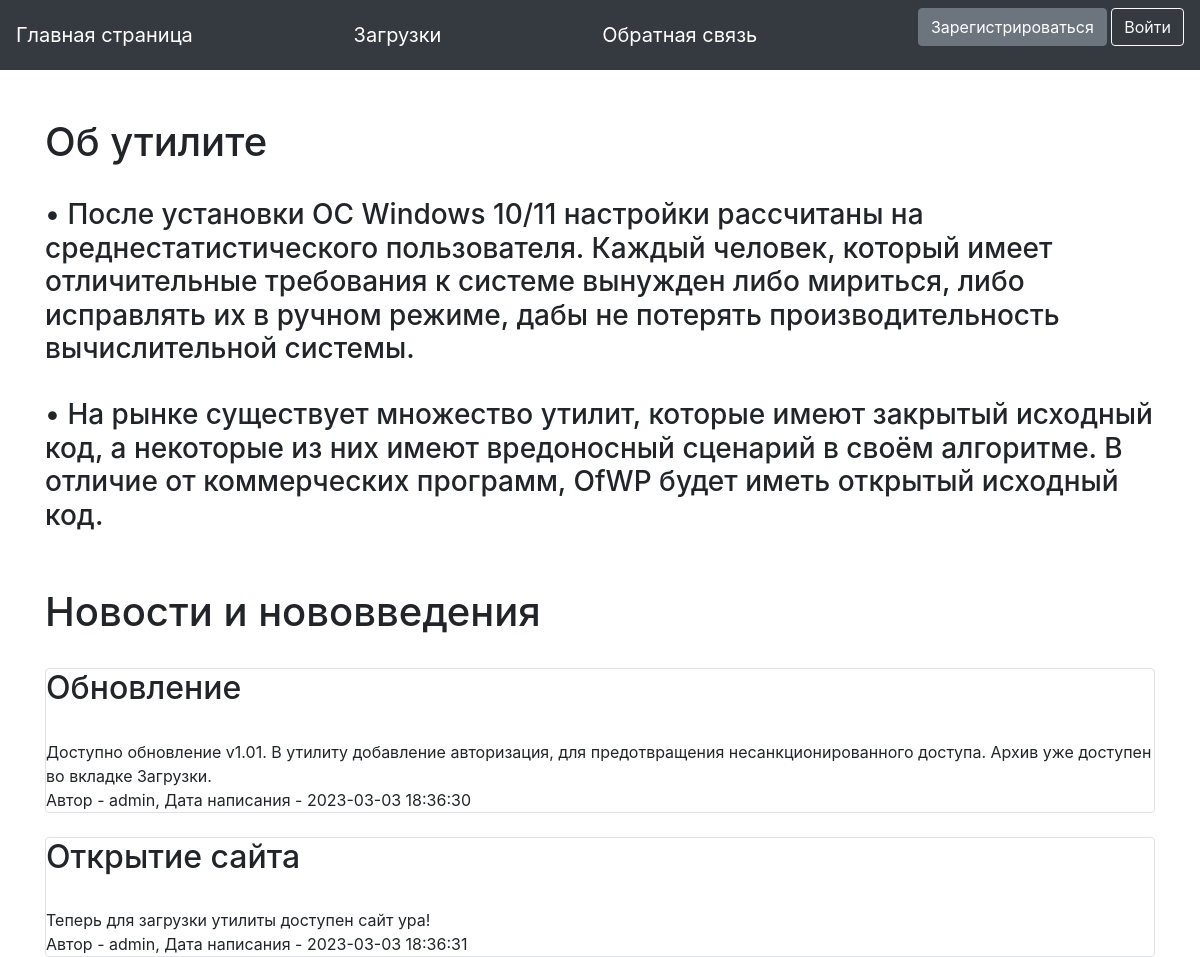
The page / on the database its author committed.
### data/news.py (models this page shows)
class News(SqlAlchemyBase, SerializerMixin):
    __tablename__ = 'news'
    id = sqlalchemy.Column(sqlalchemy.Integer,
                           primary_key=True, autoincrement=True)
    title = sqlalchemy.Column(sqlalchemy.String, nullable=True)
    content = sqlalchemy.Column(sqlalchemy.String, nullable=True)
    created_date = sqlalchemy.Column(sqlalchemy.DateTime,
                                     default=datetime.datetime.now)
    is_private = sqlalchemy.Column(sqlalchemy.Boolean, default=True)
    user_id = sqlalchemy.Column(sqlalchemy.Integer,
                                sqlalchemy.ForeignKey("users.id"))
    user = orm.relationship('User')

### data/users.py (models this page shows, shortened)
class User(SqlAlchemyBase, UserMixin, SerializerMixin):
    __tablename__ = 'users'
    id = sqlalchemy.Column(sqlalchemy.Integer,
                           primary_key=True, autoincrement=True)
    name = sqlalchemy.Column(sqlalchemy.String, nullable=True)
    about = sqlalchemy.Column(sqlalchemy.String, nullable=True)
    email = sqlalchemy.Column(sqlalchemy.String,
                              index=True, unique=True, nullable=True)
    hashed_password = sqlalchemy.Column(sqlalchemy.String, nullable=True)
    created_date = sqlalchemy.Column(sqlalchemy.DateTime,
                                     default=datetime.datetime.now)
    news = orm.relationship("News", back_populates='user')

### main.py (the view)
@app.route("/")
def index():
    db_sess = db_session.create_session()
    news = db_sess.query(News).filter(News.is_private != True)
    return render_template("index.html", news=news)

### data/db_session.py (called while the page is built)
def create_session() -> Session:
    global __factory
    return __factory()

### templates/index.html (shortened to what this page needs)
{% extends "base.html" %}
{% block content %}
<br>
<br>
<h1>Об утилите</h1>
<br>
<h3>• После установки ОС Windows 10/11 настройки рассчитаны на среднестатистического пользователя. Каждый человек, который имеет отличительные требования к системе вынужден либо мириться, либо исправлять их в ручном режиме, дабы не потерять производительность вычислительной системы.</h3>
<br>
<h3>• На рынке существует множество утилит, которые имеют закрытый исходный код, а некоторые из них имеют вредоносный сценарий в своём алгоритме. В отличие от коммерческих программ, OfWP будет иметь открытый исходный код.</h3>
<br><br>
<h1>Новости и нововведения</h1>
{% for item in news%}
<br>
<div class="col-md6 border rounded">
    <h2> {{item.title}}</h2>
    <br>
    <div>
         {{item.content}}
    </div>
    <div>
         Автор - {{item.user.name}}, Дата написания - {{item.created_date}}
    </div>
</div>
{% endfor %}
{% endblock %}

### templates/base.html (shortened to what this page needs)
<!doctype html>
<html lang="en">
<head>
    <link rel="stylesheet"
          href="https://stackpath.bootstrapcdn.com/bootstrap/4.4.1/css/bootstrap.min.css"
>
    <link rel="stylesheet" type="text/css" href="{{url_for('static', filename='css/style.css')}}" />
</head>
<body>
<header>
    <nav class="navbar navbar-dark bg-dark">
        <a class="navbar-brand" href="/">Главная страница</a>
        <a class="navbar-brand" href="/downloads">Загрузки</a>
        <a class="navbar-brand" href="/feedback">Обратная связь</a>
        {% if current_user.is_authenticated %}
        <a class="navbar-brand" >{{ current_user.name }}</a>
        <a class="navbar-brand" href="/logout">Выйти из аккаунта</a>
{% else %}
    <p>
        <a class="btn btn-secondary" href="/register">Зарегистрироваться</a>
        <a class="btn btn-outline-light" href="/login">Войти</a>
    </p>
{% endif %}
    </nav>
</header>
<main role="main" class="container">
    {% block content %}{% endblock %}
</main>
</body>
</html>

### rows shown on the page
News: title "Обновление", content "Доступно обновление v1.01. В утилиту добавление авторизация, для предотвращения несанкционированного доступа. Архив уже доступен во вкладке Загрузки.", user.name "admin", created_date "2023-03-03 18:36:30"
News: title "Открытие сайта", content "Теперь для загрузки утилиты доступен сайт ура!", user.name "admin", created_date "2023-03-03 18:36:31"
